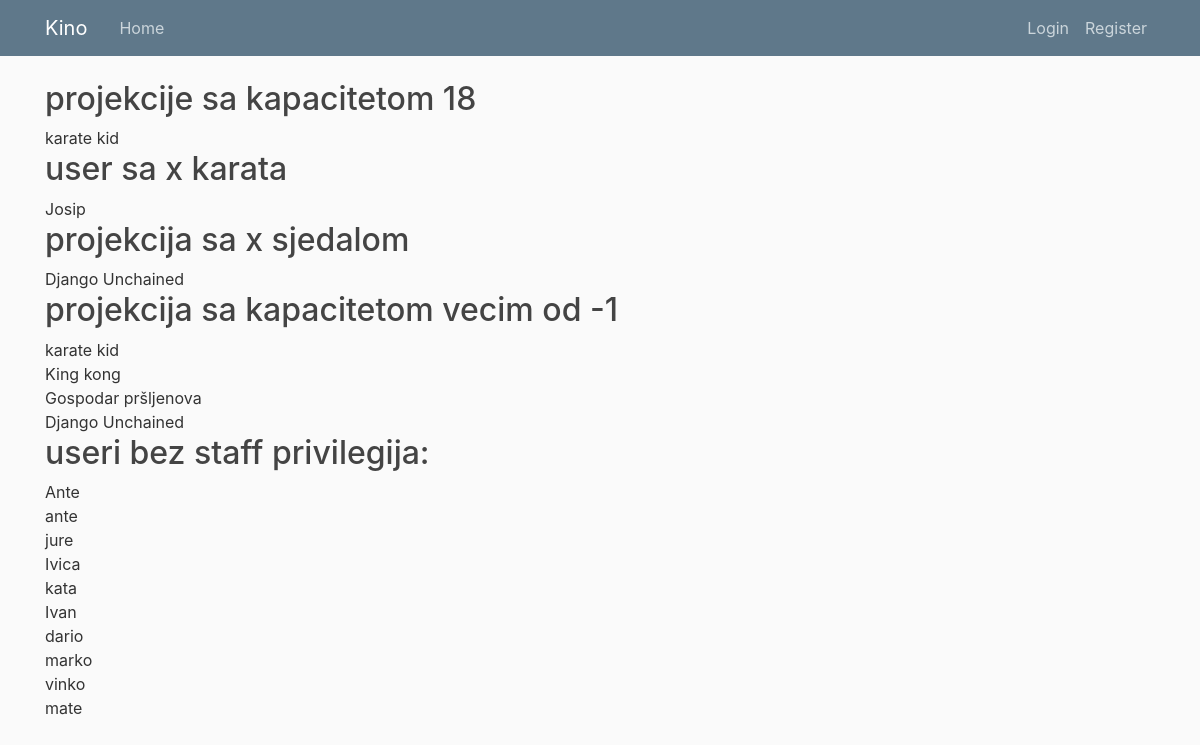
/test, run on the app's committed database.
### kino/models.py (models this page shows, shortened)
class Projekcija(models.Model):
    ime_filma = models.CharField(max_length=200)
    vrijeme_filma = models.DateTimeField(default = timezone.now)
    kapacitet_dvorane = models.IntegerField()
    broj_prodanih_karata = models.IntegerField(default=0)
    def __str__(self):
        return (self.ime_filma)

class Tickets(models.Model):
    user = models.ForeignKey(User, on_delete = models.CASCADE)
    projekcija = models.ForeignKey(Projekcija,on_delete = models.CASCADE)
    seat_number = models.CharField(max_length = 20, default="NONE")
    broj_sjedala = models.CharField(
        max_length=10,
        choices=SEAT_CHOICE,
        default="NONE",
    )

### users/views.py (the view)
# urls.py: path("test",user_views.test, name = "test"),
def test(request):
    proj_lst = Projekcija.objects.all().filter(kapacitet_dvorane = 18)
    cap = -1
    context = {
        "projekcije":proj_lst,
        "users_with_x_tickets": users_with_x_tickets(16),
        "projections_with_x_tickets":projections_with_x_tickets("9"),
        "projections_with_greater_than_x_capacity":projections_with_greater_than_x_capacity(cap),
        "cap":cap,
        "list_users":list_users()
        }
    return render(request, "users/test.html" ,context)

### users/views.py (called while the page is built)
def users_with_x_tickets(num):
    cnt = 0
    lst = []
    lst_usernames = []
    tickets = Tickets.objects.all()
    for ticket in tickets:
        for user in tickets:
            if ticket.user == user.user:
                cnt = cnt + 1
        if cnt == num and ticket.user.username not in lst_usernames:
            lst_usernames.append(ticket.user.username)
            lst.append(ticket)
        cnt = 0
    return lst

def projections_with_x_tickets(seat_num):
    proj_lst = []
    tickets = Tickets.objects.all().filter(seat_number = seat_num)
    return tickets

def projections_with_greater_than_x_capacity(cap):
    proj = Projekcija.objects.all().filter(kapacitet_dvorane__gt = cap)
    return proj

def list_users():
    customers=User.objects.all().filter(is_superuser = False, is_staff=False)
    return customers

### users/templates/users/test.html
{%extends "kino/base.html"%}
{% load crispy_forms_tags%}
{%block content%}
    <h2>projekcije sa kapacitetom 18</h2>
    <form>
        {%for proj in projekcije%}
            {{proj}}<br>
        {%endfor%}
    </form>
    <h2>user sa x karata</h2>
    {%for ticket in users_with_x_tickets%}
        {{ticket.user}}<br>
    {%endfor%}
    <h2>projekcija sa x sjedalom</h2>
    {%for ticket in projections_with_x_tickets%}
        {{ticket.projekcija.ime_filma}}<br>
    {%endfor%}
    <h2>projekcija sa kapacitetom vecim od {{cap}}</h2>
    {%for proj in projections_with_greater_than_x_capacity%}
        {{proj.ime_filma}}<br>
    {%endfor%}
    <h2>useri bez staff privilegija:</h2>
    {%for user in list_users%}
        {{user.username}}<br>
    {%endfor%}
{%endblock content%}

### kino/templates/kino/base.html (style rules this page uses)
body { background: #fafafa; color: #333333; margin-top: 5rem; }
h1, h2, h3, h4, h5, h6 { color: #444444; }

### data on the page
Projekcija: ime_filma "karate kid"
Tickets: user "Josip"
Tickets: projekcija.ime_filma "Django Unchained"
Projekcija: ime_filma "King kong"
Projekcija: ime_filma "Gospodar pršljenova"
Projekcija: ime_filma "Django Unchained"

### other printed values
{{ cap }} "-1"
{{ user.username }} "Ante"
{{ user.username }} "ante"
{{ user.username }} "jure"
{{ user.username }} "Ivica"
{{ user.username }} "kata"
{{ user.username }} "Ivan"
{{ user.username }} "dario"
{{ user.username }} "marko"
{{ user.username }} "vinko"
{{ user.username }} "mate"
